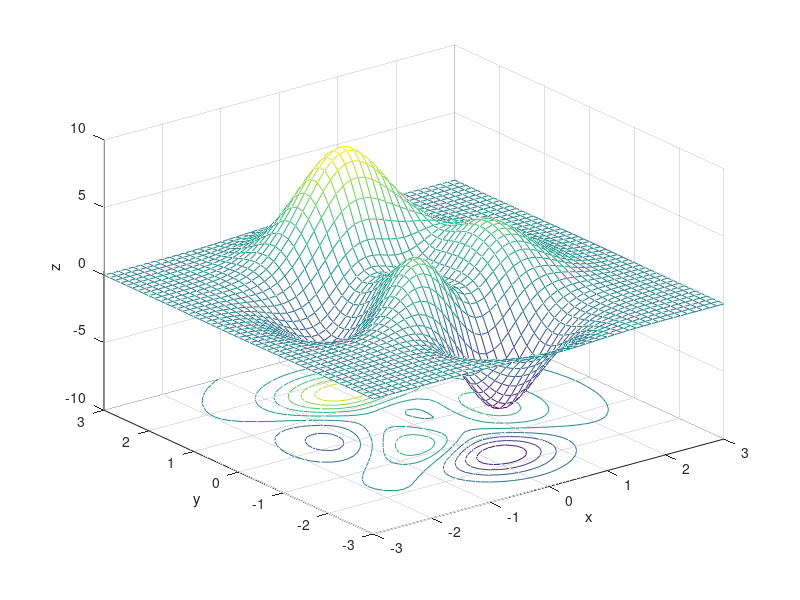

MATLAB code for this plot: (Note: this script raises an error after producing the figure.)

function axisControl1


hFig = figure;
ax = gca;
[X,Y] = meshgrid(-3:.125:3);
Z = peaks(X,Y);
meshc(X,Y,Z);
axis([-3 3 -3 3 -10 10]);
xlabel('x');
ylabel('y');
zlabel('z');

disableDefaultInteractivity(ax)
SetFigureCallbacks3D()

function SetFigureCallbacks3D()
        %SetFigureCallbacks3D set callback-functions for processing figure events in mode 3D
        
        set(hFig, ...
            'WindowButtonDownFcn',      {@WindowButtonDownCallback3D}, ...
            'WindowButtonUpFcn',        {@WindowButtonUpCallback3D}, ...
            'WindowButtonMotionFcn',    {@WindowButtonMotionCallback3D}, ...
            'WindowScrollWheelFcn',     {@WindowScrollWheelFcn3D}, ...
            'WindowKeyPressFcn',        {@WindowKeyPressCallback3D}, ...
            'WindowKeyReleaseFcn',      {@WindowKeyReleaseCallback3D});
end

 function WindowButtonDownCallback3D(src, evnt)    %#ok
        %WindowButtonDownCallback3D
        src
        % if fIsMouseOnLegend, return; end
        
        clickType = get(src, 'SelectionType');
        
        switch clickType
            case 'normal'
                DragMouseBegin3D();
            case 'open'
                ResetAxesToOrigView3D();
            case 'alt'
                RotateMouseBegin3D();
            case 'extend'
                ZoomMouseExtendBegin3D();
        end
 end


end
